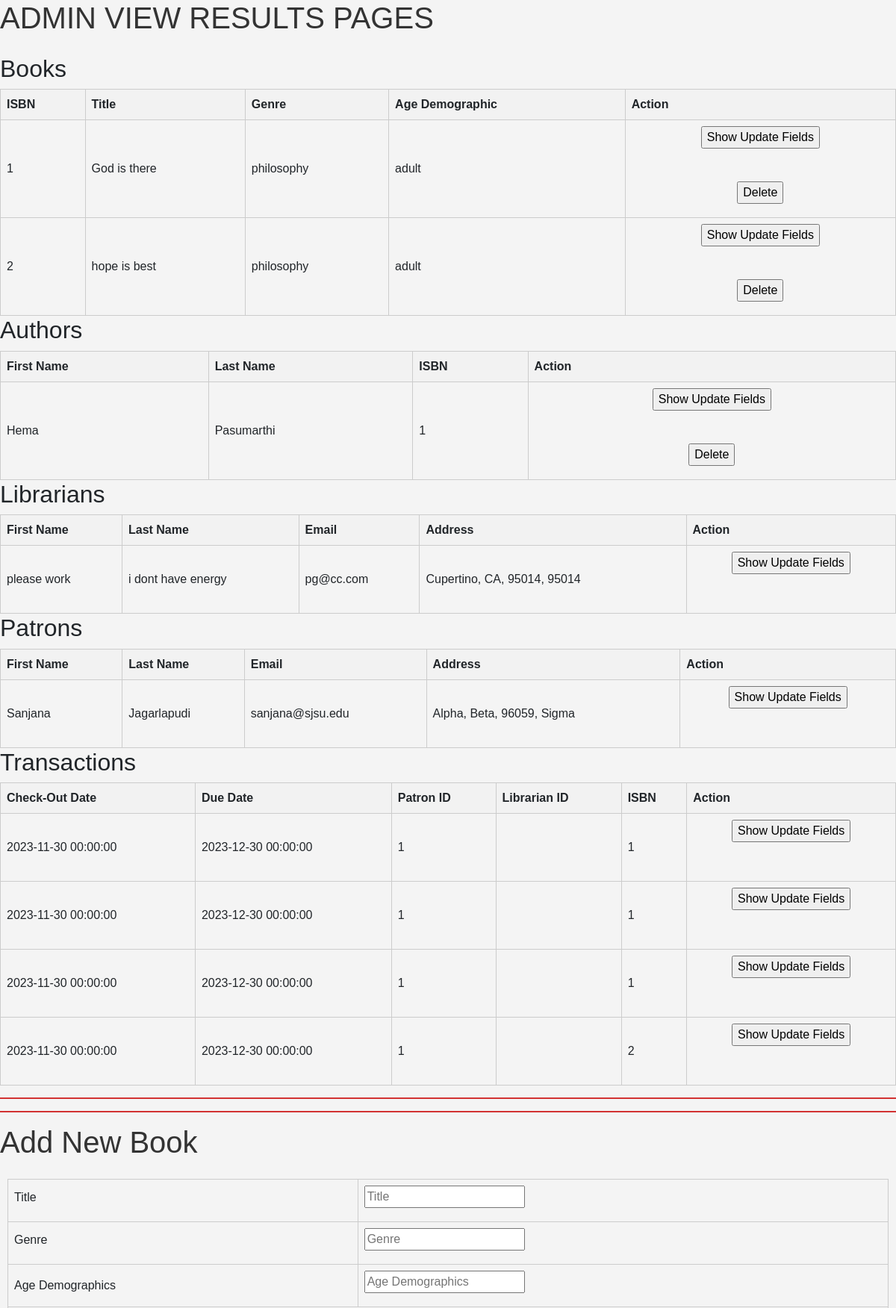
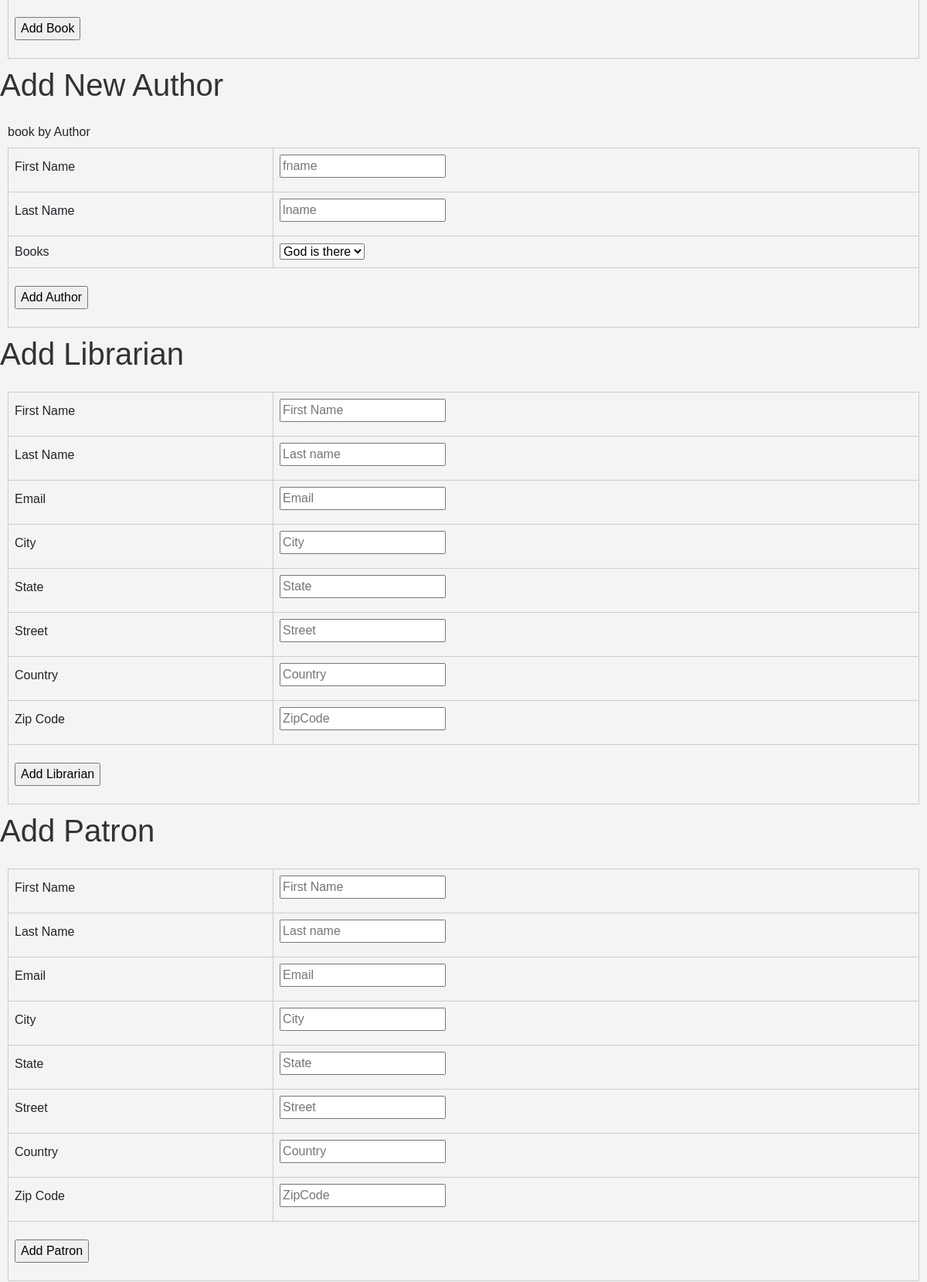
/adminView (upper part), run on the app's committed database (2 pictures, top to bottom).
### app.py (models this page shows, shortened)
class Book(db.Model):
    isbn = db.Column(db.Integer, primary_key=True)
    title = db.Column(db.String(100), nullable=False)
    genre = db.Column(db.String(100))
    age_demographic= db.Column(db.String(100))

class Author(db.Model):
    author_id = db.Column(db.Integer, primary_key=True, nullable = False)
    authorFirstName = db.Column(db.String(100), nullable=False)
    authorLastName = db.Column(db.String(100), nullable=False)
    isbn = db.Column(db.Integer, db.ForeignKey(Book.isbn), nullable=False)

class Librarian(db.Model):
    librarian_id = db.Column(db.Integer, primary_key=True)
    librarianFirstName = db.Column(db.String(100), nullable=False)
    librarianLastName = db.Column(db.String(100), nullable=False)
    librarianEmail = db.Column(db.String(100), nullable=False)
    librarianCity = db.Column(db.String(100), nullable=False)
    librarianStreet = db.Column(db.String(100), nullable=False)
    librarianState = db.Column(db.String(100), nullable=False)
    librarianCountry = db.Column(db.String(100), nullable=False)
    librarianZipcode = db.Column(db.Integer, nullable=False)

class Patron(db.Model):
    patron_id = db.Column(db.Integer, primary_key=True)
    patronFirstName = db.Column(db.String(100), nullable=False)
    patronLastName = db.Column(db.String(100), nullable=False)
    patronEmail = db.Column(db.String(100), nullable=False)
    patronCity = db.Column(db.String(100), nullable=False)
    patronStreet = db.Column(db.String(100), nullable=False)
    patronState = db.Column(db.String(100), nullable=False)
    patronCountry = db.Column(db.String(100), nullable=False)
    patronZipcode = db.Column(db.Integer, nullable=False)

class TransactionHistory(db.Model):
    transactionId = db.Column(db.Integer, primary_key=True)
    checkoutDate = db.Column(db.DateTime, nullable = False)
    dueDate = db.Column(db.DateTime)
    librarianId = db.Column(db.Integer, db.ForeignKey(Librarian.librarian_id), nullable=False)
    patronId = db.Column(db.Integer, db.ForeignKey(Patron.patron_id), nullable=False)
    txn_isbn = db.Column(db.Integer, db.ForeignKey(Book.isbn), nullable=False)

### app.py (the view)
@app.route("/adminView", methods=["GET", "POST"])
def displayAdminView():
    librarians = Librarian.query.all()
    books = Book.query.all()
    patrons = Patron.query.all()
    authors = Author.query.all()
    transactions = TransactionHistory.query.all()
    return render_template("admin_view_results.html", librarians=librarians, books=books, patrons=patrons, authors=authors, transactions=transactions )

### templates/admin_view_results.html (shortened to what this page needs)
{% extends 'base.html' %}
{% block body %}
<h1>ADMIN VIEW RESULTS PAGES </h1>
    <h2>Books</h2>
        <table>
            <thead>
                <tr>
                    <th>ISBN</th>
                    <th>Title</th>
                    <th>Genre</th>
                    <th>Age Demographic</th>
                    <th> Action </th>
                </tr>
            </thead>
            <tbody>
                {% for book in books %}
                <tr>
                    <td>{{ book.isbn }}</td>
                    <td>{{ book.title }}</td>
                    <td>{{ book.genre }}</td>
                    <td>{{ book.age_demographic }}</td>
                        <td class="align-middle text-center" style="vertical-align: middle;">
                            <input type="button" class="show-update-fields" value="Show Update Fields">
                            <br>
                            <form method="POST" action="/deleteBook">
                            <input type="submit" value="Delete">
                        </form>
                        </td>
                </tr>
            {% endfor %}
            </tbody>
        </table>
        <h2>Authors</h2>
        <table>
            <thead>
                <tr>
                    <th>First Name</th>
                    <th>Last Name</th>
                    <th>ISBN</th>
                    <th> Action </th>
                </tr>
            </thead>
            <tbody>
                {% for author in authors %}
                <tr>
                    <td>{{ author.authorFirstName }} </td>
                    <td>{{ author.authorLastName }}</td>
                    <td>{{ author.isbn }}</td>
                        <td class="align-middle text-center" style="vertical-align: middle;">
                            <input type="button" class="show-update-fields" value="Show Update Fields">
                            <br>
                            <form method="POST" action="/deleteAuthor">
                            <input type="submit" value="Delete">
                        </form>
                        </td>
                </tr>
            {% endfor %}
            </tbody>
        </table>
        <h2>Librarians</h2>
        <table>
            <thead>
                <tr>
                    <th>First Name</th>
                    <th>Last Name</th>
                    <th>Email</th>
                    <th>Address</th>
                    <th> Action </th>
                </tr>
            </thead>
            <tbody>
                {% for lib in librarians %}
                <tr>
                    <td>{{ lib.librarianFirstName }} </td>
                    <td>{{ lib.librarianLastName }}</td>
                    <td>{{ lib.librarianEmail }}</td>
                    <td>{{ lib.librarianCity }}, {{lib.librarianState }}, {{lib.librarianZipcode }}, {{lib.librarianZipcode}}</td>
                        <td class="align-middle text-center" style="vertical-align: middle;">
                            <input type="button" class="show-update-fields" value="Show Update Fields">
                            <br>
                        </td>
                </tr>
            {% endfor %}
            </tbody>
        </table>
        <h2>Patrons</h2>
        <table>
            <thead>
                <tr>
                    <th>First Name</th>
                    <th>Last Name</th>
                    <th>Email</th>
                    <th>Address</th>
                    <th> Action </th>
                </tr>
            </thead>
            <tbody>
                {% for pat in patrons %}
                <tr>
                    <td>{{ pat.patronFirstName }} </td>
                    <td>{{ pat.patronLastName }}</td>
                    <td>{{ pat.patronEmail }}</td>
                    <td>{{ pat.patronCity }}, {{pat.patronState }}, {{pat.patronZipcode }}, {{pat.patronCountry}}</td>
                        <td class="align-middle text-center" style="vertical-align: middle;">
                            <input type="button" class="show-update-fields" value="Show Update Fields">
                            <br>
                        </td>
                </tr>
            {% endfor %}
            </tbody>
        </table>
        <h2>Transactions</h2>
        <table>
            <thead>
                <tr>
                    <th>Check-Out Date</th>
                    <th>Due Date</th>
                    <th>Patron ID</th>
                    <th>Librarian ID</th>
                    <th>ISBN</th>
                    <th> Action </th>
                </tr>
            </thead>
            <tbody>
                {% for trans in transactions %}
                <tr>
                    <td>{{ trans.checkoutDate }} </td>
                    <td>{{ trans.dueDate }}</td>
                    <td>{{ trans.patronId }}</td>
                    <td>{{ trans.librarianId }}</td>
                    <td>{{ trans.txn_isbn }}</td>
                        <td class="align-middle text-center" style="vertical-align: middle;">
                            <input type="button" class="show-update-fields" value="Show Update Fields">
                            <br>
                        </td>
                </tr>
            {% endfor %}
            </tbody>
        </table>
        <hr style="height:2px;border-width:0;color:gray;background-color:rgb(210, 50, 50)">
        <hr style="height:2px;border-width:0;color:gray;background-color:rgb(210, 50, 50)">
        <h1>Add New Book</h1>
        <form method="POST" action="/addBook">
            <table>
                <tr>
                    <td><label>Title</label></td>
                    <td><input type="text" name="title" placeholder="Title" required><br></td>
                </tr>
                <tr>
                    <td><label>Genre</label></td>
                    <td><input type="text" name="genre" placeholder="Genre"><br></td>
                </tr>
                <tr>
                    <td>Age Demographics</td>
                    <td><input type="text" name="demographics" placeholder="Age Demographics"><br> </td>
                </tr>
                <tr>
                    <td colspan="2"><input type="submit" value="Add Book" class="add-book-button"></td>
                </tr>
            </table>
        </form>
        <h1>Add New Author</h1>
        <form method="POST" action="/addAuthor">
            <table>
                <tr>
                    <td><label>First Name</label></td>
                    <td><input type="text" name="author_firstname" placeholder="fname" required><br></td>
                </tr>
                <tr>
                    <td><label>Last Name</label></td>
                    <td><input type="text" name="author_lastname" placeholder="lname"><br></td>
                </tr>
                <tr>
                    <td>Books</td>
                    <label>book by Author</label>
                    <td>
                    <select name="book_isbn">
                    {% for book in books %}
                    <option value="{{ book.isbn }}">{{ book.title }} </option>
                    {% endfor %}
                    </select>
                 </td>
                </tr>
                <tr>
                    <td colspan="2"><input type="submit" value="Add Author" class="add-book-button"></td>
                </tr>
            </table>
        </form>
 <h1>Add Librarian</h1>
 <form method="POST" action="/addLibrarian">
     <table>
         <tr>
             <td><label>First Name</label></td>
             <td><input type="text" name="librarian_firstname" placeholder="First Name" required><br></td>
         </tr>
         <tr>
             <td><label>Last Name</label></td>
             <td><input type="text" name="librarian_lastname" placeholder="Last name"><br></td>
         </tr>
         <tr>
             <td><label>Email</label></td>
             <td><input type="text" name="librarian_email" placeholder="Email"><br></td>
         </tr>
         <tr>
             <td><label>City</label></td>
             <td><input type="text" name="librarian_city" placeholder="City"><br></td>
         </tr>
         <tr>
             <td><label>State</label></td>
             <td><input type="text" name="librarian_state" placeholder="State"><br></td>
         </tr>
         <tr>
             <td><label>Street</label></td>
             <td><input type="text" name="librarian_street" placeholder="Street"><br></td>
         </tr>
         <tr>
             <td><label>Country</label></td>
             <td><input type="text" name="librarian_country" placeholder="Country"><br></td>
         </tr>
         <tr>
             <td><label>Zip Code</label></td>
             <td><input type="text" name="librarian_zipcode" placeholder="ZipCode"><br></td>
         </tr>
         <tr>
             <td colspan="2"><input type="submit" value="Add Librarian" class="add-book-button"></td>
         </tr>
     </table>
 </form>
 <h1>Add Patron</h1>
 <form method="POST" action="/addPatron">
     <table>
         <tr>
             <td><label>First Name</label></td>
             <td><input type="text" name="patron_firstname" placeholder="First Name" required><br></td>
         </tr>
         <tr>
             <td><label>Last Name</label></td>
             <td><input type="text" name="patron_lastname" placeholder="Last name"><br></td>
         </tr>
         <tr>
             <td><label>Email</label></td>
             <td><input type="text" name="patron_email" placeholder="Email"><br></td>
         </tr>
         <tr>
             <td><label>City</label></td>
             <td><input type="text" name="patron_city" placeholder="City"><br></td>
         </tr>
         <tr>
             <td><label>State</label></td>
             <td><input type="text" name="patron_state" placeholder="State"><br></td>
         </tr>
         <tr>
             <td><label>Street</label></td>
             <td><input type="text" name="patron_street" placeholder="Street"><br></td>
         </tr>
         <tr>
             <td><label>Country</label></td>
             <td><input type="text" name="patron_country" placeholder="Country"><br></td>
         </tr>
         <tr>
             <td><label>Zip Code</label></td>
             <td><input type="text" name="patron_zipcode" placeholder="ZipCode"><br></td>
         </tr>
         <tr>
             <td colspan="2"><input type="submit" value="Add Patron" class="add-book-button"></td>
         </tr>
     </table>
 </form>
        {% endblock %}

### templates/base.html (shortened to what this page needs)
<!DOCTYPE html>
<html lang="en">
<head>
    <link rel="stylesheet" href="https://maxcdn.bootstrapcdn.com/bootstrap/4.5.2/css/bootstrap.min.css">
    <link rel="stylesheet" href="../static/css/main.css">
</head>
<body>
    {% block body %}{% endblock %}
</body>
</html>

### static/css/main.css (style rules this page uses)
body { font-family: Arial, sans-serif; margin: 0; padding: 0; background-color: #f4f4f4; }
h1 { color: #333; margin-bottom: 25px; }
table { width: 100%; border-collapse: collapse; }
th, td { border: 1px solid #ccc; padding: 8px; text-align: left; }
th { background-color: #f2f2f2; }
form { margin: 10px; }
input[type="text"], input[type="number"] { margin-bottom: 10px; }
input.add-book-button { margin-top: 15px; margin-bottom: 15px; }

### data on the page
Book: isbn "1", title "God is there", genre "philosophy", age_demographic "adult"
Book: isbn "2", title "hope is best", genre "philosophy", age_demographic "adult"
Author: authorFirstName "Hema", authorLastName "Pasumarthi", isbn "1"
Librarian: librarianFirstName "please work", librarianLastName "i dont have energy", librarianEmail "pg@cc.com", librarianCity "Cupertino", librarianState "CA", librarianZipcode "95014"
Patron: patronFirstName "Sanjana", patronLastName "Jagarlapudi", patronEmail "sanjana@sjsu.edu", patronCity "Alpha", patronState "Beta", patronZipcode "96059", patronCountry "Sigma"

### other printed values
form field book_isbn "God is there"
